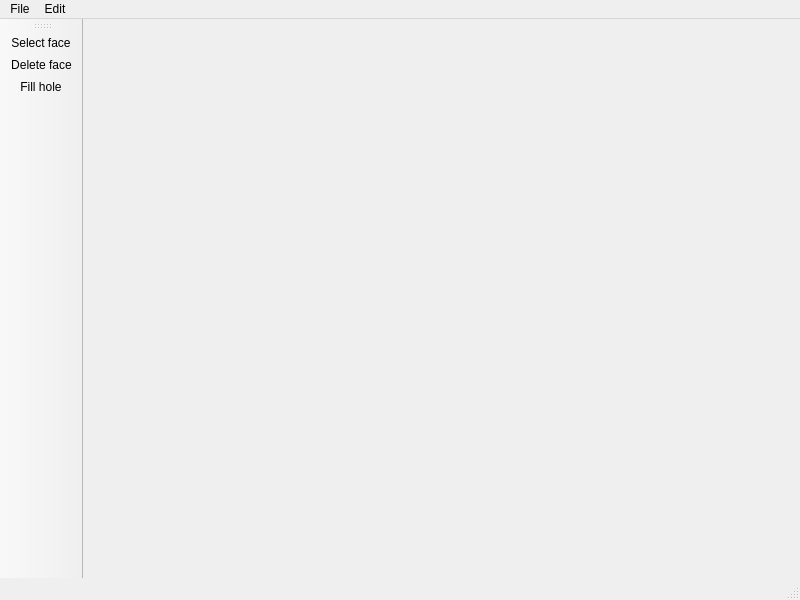
<?xml version="1.0" encoding="UTF-8"?>
<ui version="4.0">
 <class>MainWindow</class>
 <widget class="QMainWindow" name="MainWindow">
  <property name="geometry">
   <rect>
    <x>0</x>
    <y>0</y>
    <width>800</width>
    <height>600</height>
   </rect>
  </property>
  <property name="windowTitle">
   <string>Smart3D Editor</string>
  </property>
  <widget class="QWidget" name="centralwidget">
   <layout class="QHBoxLayout" name="horizontalLayout">
    <item>
     <widget class="OpenGLWidget" name="openglWidget" native="true"/>
    </item>
   </layout>
  </widget>
  <widget class="QMenuBar" name="menubar">
   <property name="geometry">
    <rect>
     <x>0</x>
     <y>0</y>
     <width>800</width>
     <height>22</height>
    </rect>
   </property>
   <widget class="QMenu" name="menuFile">
    <property name="title">
     <string>File</string>
    </property>
    <addaction name="actionNewProject"/>
    <addaction name="actionOpenProject"/>
    <addaction name="actionSaveProject"/>
    <addaction name="separator"/>
    <addaction name="actionImportMesh"/>
    <addaction name="actionExportMesh"/>
   </widget>
   <widget class="QMenu" name="menuEdit">
    <property name="title">
     <string>Edit</string>
    </property>
    <addaction name="actionSelectFace"/>
    <addaction name="actionDeleteFace"/>
    <addaction name="actionFillHole"/>
   </widget>
   <addaction name="menuFile"/>
   <addaction name="menuEdit"/>
  </widget>
  <widget class="QStatusBar" name="statusbar"/>
  <widget class="QToolBar" name="toolBar">
   <property name="windowTitle">
    <string>toolBar</string>
   </property>
   <attribute name="toolBarArea">
    <enum>LeftToolBarArea</enum>
   </attribute>
   <attribute name="toolBarBreak">
    <bool>false</bool>
   </attribute>
   <addaction name="actionSelectFace"/>
   <addaction name="actionDeleteFace"/>
   <addaction name="actionFillHole"/>
  </widget>
  <action name="actionOpenProject">
   <property name="icon">
    <iconset resource="../Resources/resources.qrc">
     <normaloff>:/Icons/openproject.png</normaloff>:/Icons/openproject.png</iconset>
   </property>
   <property name="text">
    <string>Open project</string>
   </property>
  </action>
  <action name="actionSaveProject">
   <property name="icon">
    <iconset resource="../Resources/resources.qrc">
     <normaloff>:/Icons/saveproject.png</normaloff>:/Icons/saveproject.png</iconset>
   </property>
   <property name="text">
    <string>Save project</string>
   </property>
  </action>
  <action name="actionNewProject">
   <property name="icon">
    <iconset resource="../Resources/resources.qrc">
     <normaloff>:/Icons/newproject.png</normaloff>:/Icons/newproject.png</iconset>
   </property>
   <property name="text">
    <string>New project</string>
   </property>
  </action>
  <action name="actionImportMesh">
   <property name="icon">
    <iconset resource="../Resources/resources.qrc">
     <normaloff>:/Icons/import.png</normaloff>:/Icons/import.png</iconset>
   </property>
   <property name="text">
    <string>Import mesh</string>
   </property>
  </action>
  <action name="actionExportMesh">
   <property name="icon">
    <iconset resource="../Resources/resources.qrc">
     <normaloff>:/Icons/export.png</normaloff>:/Icons/export.png</iconset>
   </property>
   <property name="text">
    <string>Export mesh</string>
   </property>
  </action>
  <action name="actionSelectFace">
   <property name="icon">
    <iconset resource="../Resources/resources.qrc">
     <normaloff>:/Icons/selectface.png</normaloff>:/Icons/selectface.png</iconset>
   </property>
   <property name="text">
    <string>Select face</string>
   </property>
  </action>
  <action name="actionDeleteFace">
   <property name="icon">
    <iconset resource="../Resources/resources.qrc">
     <normaloff>:/Icons/delete.png</normaloff>:/Icons/delete.png</iconset>
   </property>
   <property name="text">
    <string>Delete face</string>
   </property>
  </action>
  <action name="actionFillHole">
   <property name="icon">
    <iconset resource="../Resources/resources.qrc">
     <normaloff>:/Icons/fillhole.png</normaloff>:/Icons/fillhole.png</iconset>
   </property>
   <property name="text">
    <string>Fill hole</string>
   </property>
  </action>
 </widget>
 <customwidgets>
  <customwidget>
   <class>OpenGLWidget</class>
   <extends>QWidget</extends>
   <header>OpenGLWidget.h</header>
   <container>1</container>
  </customwidget>
 </customwidgets>
 <resources>
  <include location="../Resources/resources.qrc"/>
 </resources>
 <connections/>
</ui>
